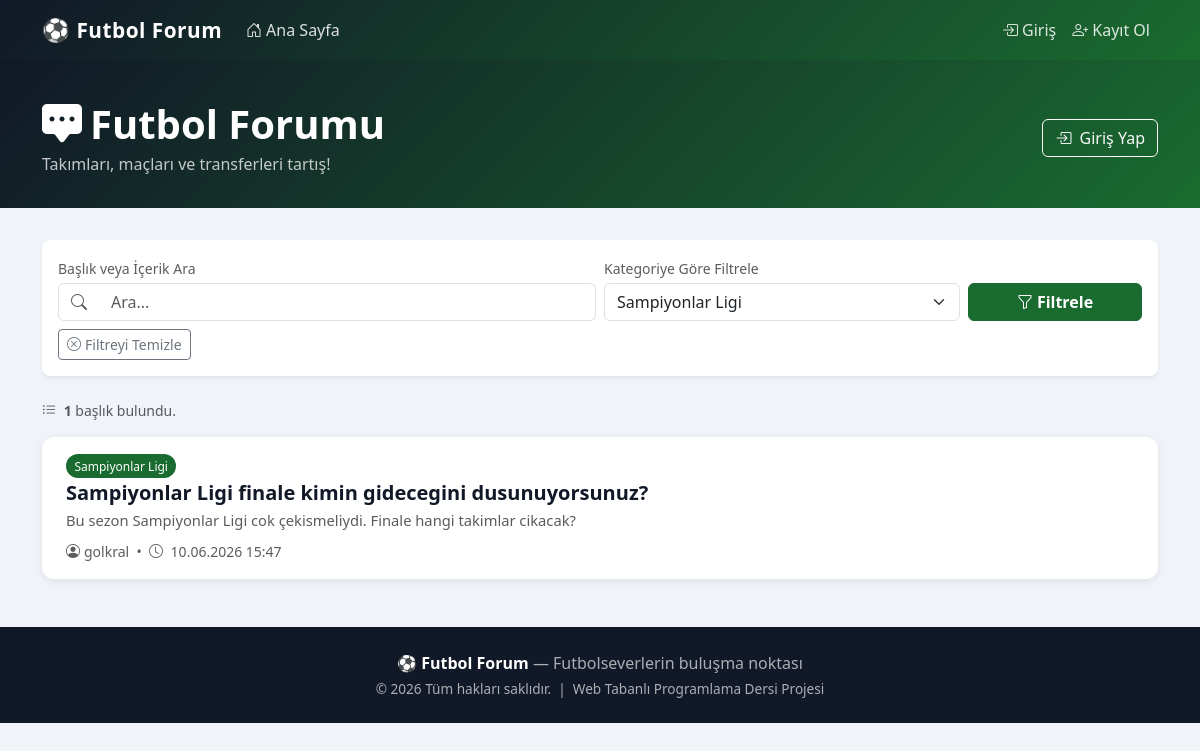
/index.php?category=Sampiyonlar Ligi, run on the app's committed database.
### tables this page shows
CREATE TABLE IF NOT EXISTS posts (
    id          INT UNSIGNED    NOT NULL AUTO_INCREMENT,
    user_id     INT UNSIGNED    NOT NULL,
    title       VARCHAR(255)    NOT NULL,
    content     TEXT            NOT NULL,
    category    VARCHAR(100)    NOT NULL DEFAULT 'Genel',
    created_at  DATETIME        NOT NULL DEFAULT CURRENT_TIMESTAMP,
    updated_at  DATETIME        NOT NULL DEFAULT CURRENT_TIMESTAMP ON UPDATE CURRENT_TIMESTAMP,
    PRIMARY KEY (id),
    CONSTRAINT fk_posts_users
        FOREIGN KEY (user_id) REFERENCES users(id)
        ON DELETE CASCADE ON UPDATE CASCADE
);

CREATE TABLE IF NOT EXISTS users (
    id          INT UNSIGNED    NOT NULL AUTO_INCREMENT,
    username    VARCHAR(50)     NOT NULL UNIQUE,
    email       VARCHAR(150)    NOT NULL UNIQUE,
    password    VARCHAR(255)    NOT NULL,
    created_at  DATETIME        NOT NULL DEFAULT CURRENT_TIMESTAMP,
    PRIMARY KEY (id)
);

### config.php (called while the page is built, shortened)
<?php
function e(string $str): string {
    return htmlspecialchars($str, ENT_QUOTES | ENT_HTML5, 'UTF-8');
}
function isLoggedIn(): bool {
    return isset($_SESSION['user_id']);
}

### index.php (the view, shortened to what this page needs)
<?php
require_once 'config.php';
$search   = trim($_GET['search']   ?? '');
$category = trim($_GET['category'] ?? '');
$pdo = getDB();
$catStmt = $pdo->query('SELECT DISTINCT category FROM posts ORDER BY category ASC');
$categories = $catStmt->fetchAll(PDO::FETCH_COLUMN);
$sql    = 'SELECT p.*, u.username
           FROM posts p
           JOIN users u ON p.user_id = u.id
           WHERE 1=1';
$params = [];
if ($category !== '') {
    $sql     .= ' AND p.category = ?';
    $params[] = $category;
}
$sql .= ' ORDER BY p.created_at DESC';
$stmt = $pdo->prepare($sql);
$stmt->execute($params);
$posts = $stmt->fetchAll();
require_once 'header.php';
?>
<div class="page-hero">
    <div class="container">
        <div class="row align-items-center">
            <div class="col-md-8">
                <h1 class="mb-1"><i class="bi bi-chat-square-dots-fill me-2"></i>Futbol Forumu</h1>
                <p class="mb-0 opacity-75">Takımları, maçları ve transferleri tartış!</p>
            </div>
            <div class="col-md-4 text-md-end mt-3 mt-md-0">
                <?php if (isLoggedIn()): ?>
                    <a href="create.php" class="btn btn-warning fw-semibold">
                        <i class="bi bi-plus-lg me-1"></i> Yeni Başlık Aç
                    </a>
                <?php else: ?>
                    <a href="login.php" class="btn btn-outline-light">
                        <i class="bi bi-box-arrow-in-right me-1"></i> Giriş Yap
                    </a>
                <?php endif; ?>
            </div>
        </div>
    </div>
</div>
<div class="container mb-5">
    <div class="card border-0 shadow-sm rounded-3 mb-4">
        <div class="card-body py-3">
            <form method="get" class="row g-2 align-items-end">
                <div class="col-md-6">
                    <label class="form-label small text-muted mb-1">Başlık veya İçerik Ara</label>
                    <div class="input-group">
                        <span class="input-group-text bg-white"><i class="bi bi-search text-muted"></i></span>
                        <input type="text" name="search" class="form-control border-start-0"
                               placeholder="Ara..." value="<?= e($search) ?>">
                    </div>
                </div>
                <div class="col-md-4">
                    <label class="form-label small text-muted mb-1">Kategoriye Göre Filtrele</label>
                    <select name="category" class="form-select">
                        <?php foreach ($categories as $cat): ?>
                            <option value="<?= e($cat) ?>"
                                <?= ($category === $cat) ? 'selected' : '' ?>>
                                <?= e($cat) ?>
                            </option>
                        <?php endforeach; ?>
                    </select>
                </div>
                <div class="col-md-2 d-grid">
                    <button type="submit" class="btn btn-ff-primary">
                        <i class="bi bi-funnel me-1"></i>Filtrele
                    </button>
                </div>
                <?php if ($search !== '' || $category !== ''): ?>
                <div class="col-12">
                    <a href="index.php" class="btn btn-sm btn-outline-secondary">
                        <i class="bi bi-x-circle me-1"></i>Filtreyi Temizle
                    </a>
                </div>
                <?php endif; ?>
            </form>
        </div>
    </div>
    <p class="text-muted small mb-3">
        <i class="bi bi-list-ul me-1"></i>
        <strong><?= count($posts) ?></strong> başlık bulundu.
    </p>
    <?php if (empty($posts)): ?>
        <div class="text-center py-5">
            <i class="bi bi-chat-square-text" style="font-size:3rem;color:#ccc;"></i>
            <p class="mt-3 text-muted fs-5">Henüz hiç başlık açılmamış.</p>
            <?php if (isLoggedIn()): ?>
                <a href="create.php" class="btn btn-ff-primary">
                    <i class="bi bi-plus-lg me-1"></i>İlk Başlığı Sen Aç!
                </a>
            <?php endif; ?>
        </div>
    <?php else: ?>
        <div class="row g-3">
            <?php foreach ($posts as $post): ?>
            <div class="col-12">
                <div class="card post-card">
                    <div class="card-body px-4 py-3">
                        <div class="d-flex justify-content-between align-items-start flex-wrap gap-2">
                            <div class="flex-grow-1">
                                <div class="mb-1">
                                    <span class="badge-category me-2"><?= e($post['category']) ?></span>
                                </div>
                                <h5 class="card-title mb-1">
                                    <a href="#"><?= e($post['title']) ?></a>
                                </h5>
                                <p class="card-text text-muted mb-2" style="font-size:.92rem;">
                                    <?= e(mb_strimwidth($post['content'], 0, 180, '...')) ?>
                                </p>
                                <small class="text-muted">
                                    <i class="bi bi-person-circle me-1"></i><?= e($post['username']) ?>
                                    &nbsp;&bull;&nbsp;
                                    <i class="bi bi-clock me-1"></i>
                                    <?= date('d.m.Y H:i', strtotime($post['created_at'])) ?>
                                </small>
                            </div>
                        </div>
                    </div>
                </div>
            </div>
            <?php endforeach; ?>
        </div>
    <?php endif; ?>
</div>
<?php require_once 'footer.php'; ?>

### header.php (style rules this page uses)
:root { --ff-green: #1a6b2f; --ff-green-light: #238a3d; --ff-gold: #f5a623; --ff-dark: #111827; --ff-card-bg:#ffffff; }
body { background-color: #f0f4f8; font-family: 'Segoe UI', system-ui, sans-serif; }
.page-hero { background: linear-gradient(135deg, var(--ff-dark) 0%, var(--ff-green) 100%); color: #fff; padding: 2.5rem 0 2rem; margin-bottom: 2rem; }
.page-hero h1 { font-weight: 700; }
.post-card { border: none; border-radius: 12px; box-shadow: 0 2px 8px rgba(0,0,0,.08); transition: box-shadow .2s, transform .2s; }
.post-card .card-title a { color: var(--ff-dark); text-decoration: none; font-weight: 600; }
.badge-category { background-color: var(--ff-green); color: #fff; font-size: .75rem; padding: .3em .7em; border-radius: 50px; }
.btn-ff-primary { background: var(--ff-green); border-color: var(--ff-green); color: #fff; font-weight: 600; }

### data on the page
posts: category "Sampiyonlar Ligi", title "Sampiyonlar Ligi finale kimin gidecegini dusunuyorsunuz?", content "Bu sezon Sampiyonlar Ligi cok çekismeliydi. Finale hangi takimlar cikacak?", user.username "golkral", created_at "10.06.2026 15:47"

### other printed values
SITE_NAME "Futbol Forum"
count($posts) "1"
form field category "Sampiyonlar Ligi"
